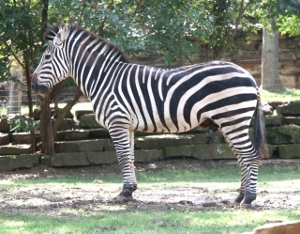
%> input picture Assignment3/code/zebra.jpg, 300 x 234 px
$ octave homework3_4.m   (GNU Octave 9; MATLAB toolbox functions it lacks are replaced by stand-ins)
%> lines starting %> are read from the running program, lines starting %| are printed output that depends on the picture
### Assignment3/code/get_filter_bank.m
function [ filters, labels ] = get_filter_bank()
    filters = cell(8,1);
    i = 1;
    index = 1;
    cs_index = 7;
    previous_filter = NaN;
    while i <= 4
        gauss_filt = fspecial('gaussian', [ (6*i)+1 (6*i)+1 ], i);
        [ gauss_filtx, gauss_filty ] = gradient(gauss_filt);
        filters{index,1} = gauss_filtx;
        filters{index + 1, 1} = gauss_filty;
        index = index + 2;
        i = i * 2;

        if isnan(previous_filter) == 0
            filters{cs_index,1} = gauss_filt - imresize(previous_filter, size(gauss_filt));
            cs_index = cs_index + 1;
        end

        previous_filter = gauss_filt;
    end
    labels = {'Gx \sigma=1','Gy \sigma=1','Gx \sigma=2','Gy \sigma=2','Gx \sigma=4','Gy \sigma=4', 'G_2-G_1', 'G_4-G_2'};
end

### Assignment3/code/homework3_4.m
[ filters, labels ] = get_filter_bank();
img = im2double(rgb2gray(imread('zebra.jpg')));
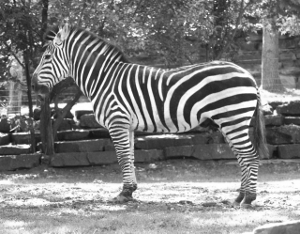
%> img: size 234x300 double; min 0.0667, max 1, mean 0.5
img_filtered = zeros(size(img,1), size(img,2), 8);
img_filtered_flattened = zeros(size(img,1)*size(img,2), 8);
for i=1:8
    img_filtered(:,:,i) = imfilter(img, filters{i,1});
    img_filtered_flattened(:,i) = reshape(img_filtered(:,:,i), [size(img,1)*size(img,2), 1]);
end

indexes = kmeans(img_filtered_flattened, 20, 'MaxIter', 1000);
figure;
indexes = reshape(indexes, [size(img, 1) size(img, 2)]);
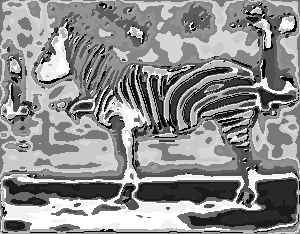
%> indexes: size 234x300 double; min 1, max 20, mean 11.53; drawn with min black and max white
imagesc(indexes);
title('Textons Visualization - After Clustering using Filterbank Responses');
colorbar;
colormap jet;
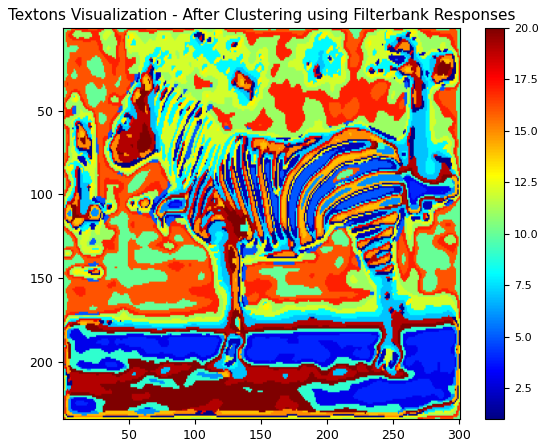
%> figure redrawn from the program's plot data
print('output/output3_4_texton (14)', '-dpng');
close;
